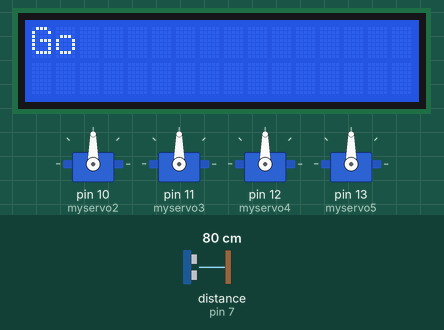
A sketch run on a simulated Arduino Uno, built with avr-gcc and run on an emulated ATmega328P. Parts: 16×2 character LCD, 4 × servo. Wiring (inferred from the names in the program): ultrasonic range finder: trigger pin 8; echo pin 7. Inputs (shaded band) come from the test bench; at power-on: distance to the obstacle (sensor on pin 7) 80 cm. The echo pulse lasts 58.3 µs per cm; random numbers use the default seed unless the sketch sets one; what the sketch prints to the serial monitor is not drawn.

Above: at 2.3 s.
2.4 s: distance to the obstacle (sensor on pin 7) set to 12 cm
5.4 s: distance to the obstacle (sensor on pin 7) set to 9 cm
At 10.3 s:
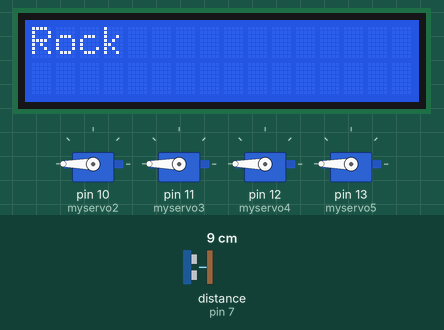
At 18.8 s:
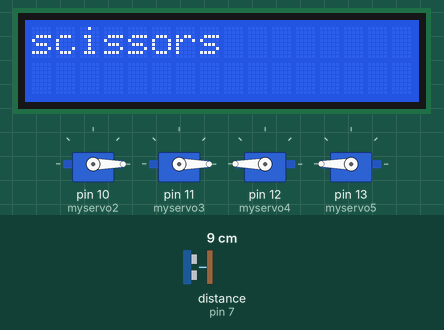
Timing chart, 0 to 38.0 s (numbered marks = the images above; inputs shaded):
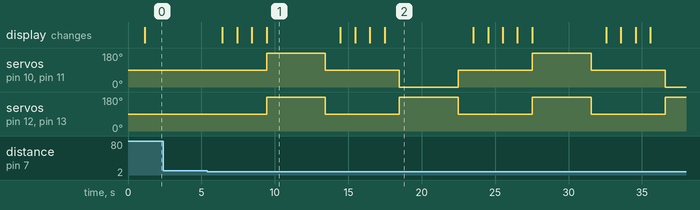

The sketch:

RPS.ino
```cpp
#include <Servo.h>
#include <LiquidCrystal.h>

const int trigPin = 8;
const int echoPin = 7;

long duration;
int distance;

LiquidCrystal lcd(6, 5, 4, 3, 2, 9);

Servo myservo2;
Servo myservo3;
Servo myservo4;
Servo myservo5;


int pos = 0;
long randNumber;


void setup() {
  lcd.begin(16, 2);
  lcd.print("Welcome");
  delay(1000);
  lcd.begin(1,0);
  lcd.print("hand to start");

  pinMode (trigPin,OUTPUT);
  pinMode (echoPin, INPUT);
  Serial.begin(9600);

 randomSeed(analogRead(0));

  myservo2.attach(10);
  myservo3.attach(11);
  myservo4.attach(12);
  myservo5.attach(13);

  pos = 90;

  myservo2.write(pos);
  myservo3.write(pos);
  myservo4.write(pos);
  myservo5.write(pos);
}

void loop() {

  digitalWrite(trigPin, LOW);
  delayMicroseconds(2);

  digitalWrite(trigPin, HIGH);
  delayMicroseconds(10);
  digitalWrite(trigPin,LOW);

  duration = pulseIn(echoPin, HIGH);
  distance =duration * 0.034/2;

  Serial.print("Distance: ");
  Serial.println(distance);

  lcd.clear();
  lcd.print("Go");

  if (distance < 10){
      randNumber = random(3);

      Serial.println(randNumber);

      delay (1000);
      lcd.clear();
      lcd.print("Rock");
      Serial.println("Rock");

      delay (1000);
       lcd.clear();
      lcd.print("paper");
      Serial.println("paper");

      delay (1000);
       lcd.clear();
      lcd.print("scissors");
      Serial.println("scissors");
      delay (1000);

      if(randNumber == 0){
        Serial.println("paper");
        lcd.clear();
        lcd.print("paper");

            myservo2.write(0);
            myservo3.write(0);
            myservo4.write(0);
            myservo5.write(0);
            delay(15);

          delay (4000);

            myservo2.write(90);
            myservo3.write(90);
            myservo4.write(90);
            myservo5.write(90);
        }

      else if(randNumber == 1){
          Serial.println("scissors");
          lcd.clear();
          lcd.print("scissors");

            myservo2.write(0);
            myservo3.write(0);
            myservo5.write(180);
            myservo4.write(180);
            delay(15);

          delay (4000);

            myservo4.write(90);
            myservo2.write(90);
            myservo3.write(90);
            myservo5.write(90);
            delay(15);
        }


      else {
        Serial.println("Rock");
        lcd.clear();
        lcd.print("Rock");

            myservo2.write(180);
            myservo3.write(180);
            myservo4.write(180);
            myservo5.write(180);
            delay(15);

          delay (4000);

            myservo2.write(90);
            myservo3.write(90);
            myservo4.write(90);
            myservo5.write(90);
            delay(15);
    }

    delay(1000);
    }
}
```

Measured:
- the behaviour switches between 11 and 10 cm on distance to the obstacle (sensor on pin 7) (found by bisection; images 0 and 1)
- after the input at 2.4 s, every drawn part: stays the same
- after the input at 5.4 s, servo on pin 10 (myservo2), servo on pin 11 (myservo3): 90° → 180° after 4.0 s, → 90° 4.0 s later, → 0° 5.0 s later, → 90° 4.0 s later, … (7 changes in this stretch)
- what the display in image 1 shows lasts 5.1 s, from 9.4 s to 14.5 s
